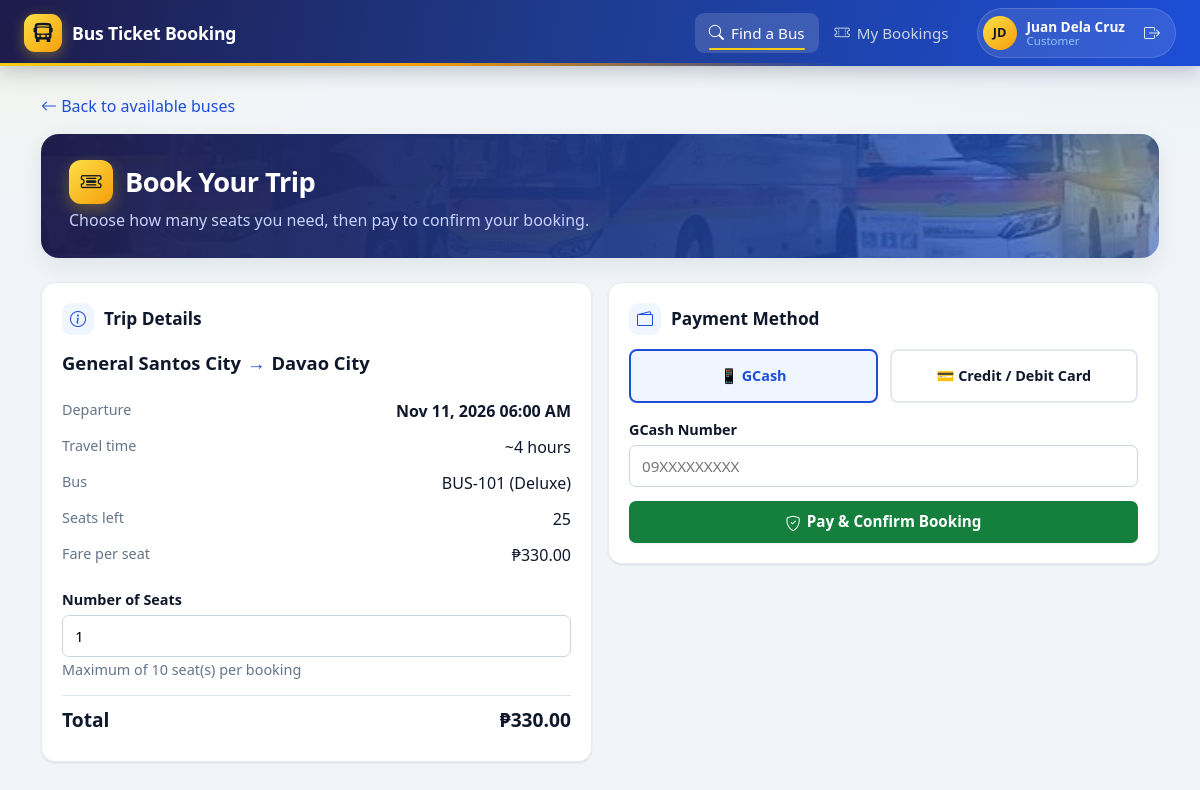
The app's page /customer/book.php?schedule_id=1 (signed in) with its own data.
### tables this page shows
CREATE TABLE schedules (
  schedule_id      INT AUTO_INCREMENT PRIMARY KEY,
  bus_id           INT NOT NULL,
  route_id         INT NOT NULL,
  departure_time   DATETIME NOT NULL,
  available_seats  INT NOT NULL,
  status           ENUM('open','full','departed','cancelled') NOT NULL DEFAULT 'open',
  created_at       TIMESTAMP DEFAULT CURRENT_TIMESTAMP,
  FOREIGN KEY (bus_id)   REFERENCES buses(bus_id),
  FOREIGN KEY (route_id) REFERENCES routes(route_id)
);

CREATE TABLE locations (
  location_id    INT AUTO_INCREMENT PRIMARY KEY,
  location_name  VARCHAR(100) NOT NULL UNIQUE,
  province       VARCHAR(100) NULL
);

CREATE TABLE routes (
  route_id         INT AUTO_INCREMENT PRIMARY KEY,
  origin_id        INT NOT NULL,
  destination_id   INT NOT NULL,
  fare             DECIMAL(10,2) NOT NULL,
  travel_hours     DECIMAL(4,1) NULL,
  updated_at       TIMESTAMP DEFAULT CURRENT_TIMESTAMP ON UPDATE CURRENT_TIMESTAMP,
  UNIQUE KEY uq_route (origin_id, destination_id),
  FOREIGN KEY (origin_id)      REFERENCES locations(location_id),
  FOREIGN KEY (destination_id) REFERENCES locations(location_id)
);

CREATE TABLE buses (
  bus_id        INT AUTO_INCREMENT PRIMARY KEY,
  bus_number    VARCHAR(20) NOT NULL UNIQUE,
  plate_number  VARCHAR(20) NOT NULL UNIQUE,
  bus_type      ENUM('Ordinary','Aircon','Deluxe') NOT NULL DEFAULT 'Aircon',
  total_seats   INT NOT NULL DEFAULT 45,
  status        ENUM('available','unavailable','maintenance') NOT NULL DEFAULT 'available',
  created_at    TIMESTAMP DEFAULT CURRENT_TIMESTAMP
);

### includes/functions.php (called while the page is built, shortened)
<?php
function url($path = '')
{
    return BASE_URL . '/' . ltrim($path, '/');
}
function e($s)
{
    return htmlspecialchars((string)$s, ENT_QUOTES, 'UTF-8');
}
function peso($n)
{
    return '&#8369;' . number_format((float)$n, 2);
}
function fmt_dt($dt)
{
    return date('M d, Y h:i A', strtotime($dt));
}

### customer/book.php (the view, shortened to what this page needs)
<?php
require __DIR__ . '/../config.php';
$scheduleId = (int)($_GET['schedule_id'] ?? ($_POST['schedule_id'] ?? 0));
$st = $pdo->prepare("SELECT s.schedule_id, s.departure_time, s.available_seats,
                            b.bus_number, b.bus_type, r.fare, r.travel_hours,
                            o.location_name AS origin, d.location_name AS destination
                     FROM schedules s
                     JOIN buses b     ON b.bus_id = s.bus_id
                     JOIN routes r    ON r.route_id = s.route_id
                     JOIN locations o ON o.location_id = r.origin_id
                     JOIN locations d ON d.location_id = r.destination_id
                     WHERE s.schedule_id = ? AND s.status = 'open' AND s.departure_time > NOW()
                       AND b.status = 'available' AND s.available_seats > 0");
$st->execute([$scheduleId]);
$trip = $st->fetch();
$maxSeats = min(10, (int)$trip['available_seats']);
$old = [
    'num_seats' => 1, 'payment_method' => 'gcash', 'gcash_number' => '',
    'card_name' => '', 'card_number' => '', 'card_expiry' => '',
];
include __DIR__ . '/../includes/header.php';
?>
<p class="mb"><a href="<?= url('customer/dashboard.php') ?>"><i class="bi bi-arrow-left"></i> Back to available buses</a></p>
<div class="page-head"><div><h1 class="page-title"><span class="title-icon"><i class="bi bi-ticket-detailed"></i></span>Book Your Trip</h1><p class="subtitle">Choose how many seats you need, then pay to confirm your booking.</p></div></div>
<form method="post" id="book-form">
  <div class="grid grid-2">
    <div>
      <div class="card">
        <h2><span class="h-icon"><i class="bi bi-info-circle"></i></span>Trip Details</h2>
        <div class="route mb"><?= e($trip['origin']) ?><span class="arrow">&rarr;</span><?= e($trip['destination']) ?></div>
        <div class="summary-row"><span class="muted">Departure</span><strong><?= fmt_dt($trip['departure_time']) ?></strong></div>
        <?php if ($trip['travel_hours']): ?>
        <div class="summary-row"><span class="muted">Travel time</span><span>~<?= e((float)$trip['travel_hours']) ?> hours</span></div>
        <?php endif; ?>
        <div class="summary-row"><span class="muted">Bus</span><span><?= e($trip['bus_number']) ?> (<?= e($trip['bus_type']) ?>)</span></div>
        <div class="summary-row"><span class="muted">Seats left</span><span><?= (int)$trip['available_seats'] ?></span></div>
        <div class="summary-row"><span class="muted">Fare per seat</span><span><?= peso($trip['fare']) ?></span></div>
        <div class="form-group mt">
          <label for="num_seats">Number of Seats</label>
          <input type="number" id="num_seats" name="num_seats" min="1" max="<?= $maxSeats ?>" value="<?= (int)$old['num_seats'] ?>" required>
          <span class="muted">Maximum of <?= $maxSeats ?> seat(s) per booking</span>
        </div>
        <div class="summary-row summary-total"><span>Total</span><span id="total"><?= peso($trip['fare'] * $old['num_seats']) ?></span></div>
      </div>
    </div>
    <div>
      <div class="card">
        <h2><span class="h-icon"><i class="bi bi-wallet2"></i></span>Payment Method</h2>
        <div class="pay-options">
          <label class="pay-option <?= $old['payment_method'] === 'gcash' ? 'selected' : '' ?>">
            &#128241; GCash
          </label>
          <label class="pay-option <?= $old['payment_method'] === 'card' ? 'selected' : '' ?>">
            &#128179; Credit / Debit Card
          </label>
        </div>
        <div id="gcash-fields" class="<?= $old['payment_method'] === 'gcash' ? '' : 'hidden' ?>">
          <div class="form-group">
            <label for="gcash_number">GCash Number</label>
            <input type="text" id="gcash_number" name="gcash_number" value="<?= e($old['gcash_number']) ?>" placeholder="09XXXXXXXXX" maxlength="11">
          </div>
        </div>
        <button type="submit" class="btn btn-block btn-success"><i class="bi bi-shield-check"></i>Pay &amp; Confirm Booking</button>
      </div>
    </div>
  </div>
</form>
<?php include __DIR__ . '/../includes/footer.php'; ?>

### assets/css/style.css (style rules this page uses)
:root { --primary:#1d4ed8; --primary-dark:#1e3a8a; --bg:#f1f5f9; --card:#ffffff; --text:#0f172a; --muted:#64748b; --border:#e2e8f0; --success:#15803d; --danger:#b91c1c; --warning:#b45309; }
* { box-sizing:border-box;margin:0;padding:0 }
body { font-family:'Segoe UI',Roboto,Arial,sans-serif;background:var(--bg);color:var(--text);line-height:1.5 }
a { color:var(--primary);text-decoration:none }
.page-head { display:flex;justify-content:space-between;align-items:flex-end;flex-wrap:wrap;gap:12px;margin-bottom:20px }
.page-title { font-size:1.6rem }
.subtitle { color:var(--muted) }
.card { background:var(--card);border:1px solid var(--border);border-radius:10px;padding:20px;margin-bottom:20px;box-shadow:0 1px 2px rgba(0,0,0,.04) }
.card h2 { font-size:1.1rem;margin-bottom:14px }
.grid { display:grid;gap:16px }
.grid-2 { grid-template-columns:repeat(auto-fit,minmax(320px,1fr)) }
.mt { margin-top:16px }
.mb { margin-bottom:16px }
.muted { color:var(--muted);font-size:.9rem }
.form-group { margin-bottom:14px;flex:1;min-width:160px }
label { display:block;font-weight:600;font-size:.9rem;margin-bottom:5px }
input,select { width:100%;padding:10px 12px;border:1px solid #cbd5e1;border-radius:7px;font-size:.95rem;background:#fff;font-family:inherit }
.btn { display:inline-block;padding:10px 18px;border:none;border-radius:7px;background:var(--primary);color:#fff;font-weight:600;cursor:pointer;font-size:.95rem;font-family:inherit;text-align:center }
.btn-success { background:var(--success) }
.btn-block { width:100% }
.route { font-size:1.15rem;font-weight:700 }
.route .arrow { color:var(--primary);margin:0 6px }
.pay-options { display:flex;gap:12px;margin-bottom:16px }
.pay-option { flex:1;border:2px solid var(--border);border-radius:8px;padding:14px;cursor:pointer;text-align:center;font-weight:600;margin:0 }
.pay-option.selected { border-color:var(--primary);background:#eff6ff;color:var(--primary) }
.summary-row { display:flex;justify-content:space-between;padding:6px 0 }
.summary-total { font-size:1.2rem;font-weight:700;border-top:1px solid var(--border);margin-top:8px;padding-top:10px }
.btn .bi { margin-right:6px;vertical-align:-.1em }

### records on screen
schedules: locations.location_name "General Santos City", locations.location_name "Davao City", departure_time "Nov 11, 2026 06:00 AM", route.travel_hours "4", bus.bus_number "BUS-101", bus.bus_type "Deluxe", available_seats "25", route.fare "₱330.00", available_seats "10", peso($trip['fare']*$old['num_seats']) "₱330.00"

### other values on screen
$m[1] "Find a Bus"
$m[1] "My Bookings"
$initials ?: '?' "JD"
$userName "Juan Dela Cruz"
